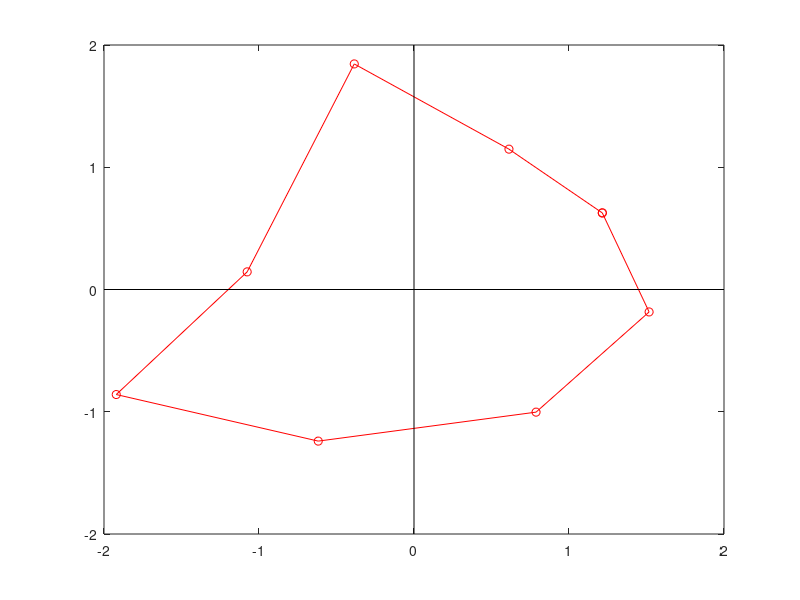

The MATLAB source for this figure: (Note: this script raises an error after producing the figure.)
clear all
clear all
clc 

% Specify polygon variables
numVert = 8;
radius = 1;
radVar = 1; % variance in the spikiness of vertices
angVar = 1; % variance in spacing of vertices around the unit circle

% preallocate x and y 
x = zeros(numVert,1);
y = zeros(numVert,1);

% angle of the unit circle in radians
circleAng = 2*pi;
% the average angular separation between points in a unit circle
angleSeparation = circleAng/numVert;
% create the matrix of angles for equal separation of points
angleMatrix = 0: angleSeparation: circleAng;
% drop the final angle since 2Pi = 0
angleMatrix(end) = [];

% generate the points x and y
for k = 1:numVert
    x(k) = (radius + radius*rand(1)*radVar) * cos(angleMatrix(k) + angleSeparation*rand(1)*angVar);
    y(k) = (radius + radius*rand(1)*radVar) * sin(angleMatrix(k) + angleSeparation*rand(1)*angVar);
end

% Graph the polygon and connect the final point to the first point
plot([x; x(1)],[y; y(1)],'ro-')
hold on
plot([-2 2],[0 0],'k')
plot([0 0],[-2 2],'k')

Polygon_vertex = [x y];
shifted_polygon_vertex = circshift(Polygon_vertex, -1);
PolygonXY = [Polygon_vertex shifted_polygon_vertex];

%% Generate lines

gap_y = radius./10;

% left limit
l_limit = min(Polygon_vertex(:,1));
down_limit = min(Polygon_vertex(:,2));
up_limit = max(Polygon_vertex(:,2));

%right limit
r_limit = max(Polygon_vertex(:,1));

y1 = down_limit - gap_y;
y2 = up_limit + gap_y;

% coverage parameters
xd = 0.2;

nl = floor((r_limit - l_limit)/xd) +1;
i = 1;
LinesXY = zeros(nl,4);

x1 = l_limit;
x2 = x1;
while(x1 <= r_limit)
    LinesXY(i,:) = [x1 y1 x2 y2];
    x1 = x1 + xd;
    x2 = x1;
    i = i + 1;
end


LinesXY;

%% SPEED TEST METHOD 1.
tic
out = lineSegmentIntersect(PolygonXY,LinesXY);
dt_1 = toc;
intersections = [out.intMatrixX(:) out.intMatrixY(:)];
intersections( ~any(intersections,2), : ) = [];


fprintf(1,'Method 1 took %.2f seconds for %.0f line segments...\n',dt_1,nl);


%% PREPARE THE FIGURE.
is_show = true;
if is_show

    % Show the intersection points.

    figure('Position',[10 100 500 500],'Renderer','zbuffer');
    
    axes_properties.box             = 'on';
    axes_properties.XLim            = [-2 2];
    axes_properties.YLim            = [-2 2];
    axes_properties.DataAspectRatio = [1 1 1];
    axes_properties.NextPlot        = 'add';
    
    axes(axes_properties,'parent',gcf);
    
    line([PolygonXY(:,1)';PolygonXY(:,3)'],[PolygonXY(:,2)';PolygonXY(:,4)'],'Color','r');
    line([LinesXY(:,1)';LinesXY(:,3)'],[LinesXY(:,2)';LinesXY(:,4)'],'Color','k');
    
    scatter(intersections(:,1), intersections(:,2),[],'b');

    title('Intersection Points');
    
    
    figure('Position',[500 90 500 500],'Renderer','zbuffer');
    sort(intersections);
    plot(intersections(:,1), intersections(:,2));
    
    title('Straight Path');
end